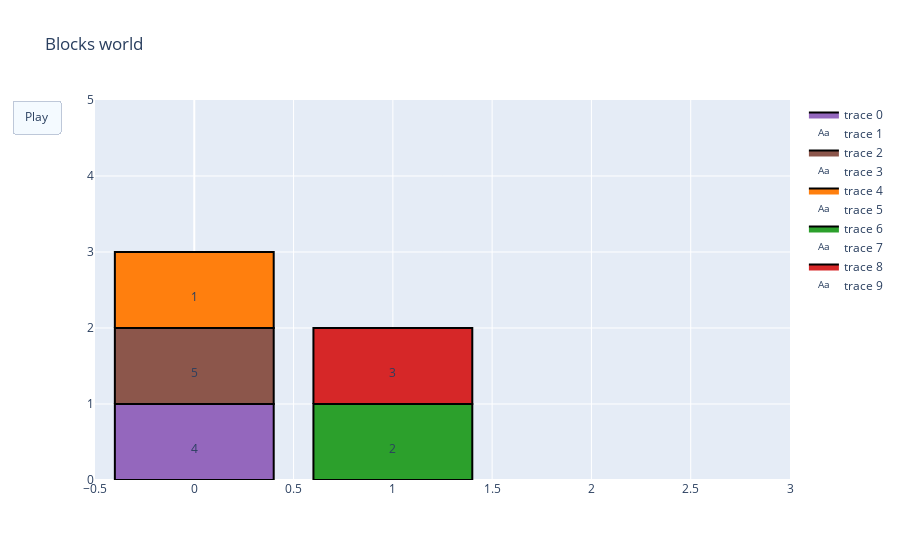

The notebook cell this image was saved under:
### Code cell
import plotly.graph_objects as go
import numpy as np
import matplotlib.pyplot as plt
from copy import deepcopy

def get_piles(state):
    state = [x - 1 for x in state]
    towers = []
    for next_idx in range(len(state)):
        if next_idx in state: continue
        tower = [next_idx+1]
        while next_idx >= 0:
            x = state[next_idx]
            tower.append(int(x+1))
            next_idx = x
        towers.append(tower[:-1])
    return sorted(towers, key=lambda x :x[0])

def get_towers(start, moves):
    

    towers = [get_piles(start)]
    print(towers)
    for f,t in moves:
        new_state = deepcopy(towers[-1])
        if f == 0: 
            pass
        elif t == 0: # move to new tower
            from_tower = max(new_state, key=lambda p : p[0] == f if len(p) else False)
            from_tower.pop(0)
            new_state.append([f])
        else:
            from_tower = max(new_state, key=lambda p : p[0] == f if len(p) else False)
            to_tower = max(new_state, key=lambda p : p[0] == t if len(p) else False)
            assert from_tower[0] == f, f"Unable to execute move {(f,t)} with towers {new_state}"
            assert to_tower[0] == t, f"Unable to execute move {(f,t)} with towers {new_state}"
            to_tower.insert(0, from_tower.pop(0))
                
        towers.append(new_state)
    
    return towers
        
towers = get_towers(start, move.value())

colors = [
    '#1f77b4',  # blue
    '#ff7f0e',  # orange
    '#2ca02c',  # green
    '#d62728',  # red
    '#9467bd',  # purple
    '#8c564b',  # brown
    '#e377c2',  # pink
    '#7f7f7f',  # gray
    '#bcbd22',  # yellow
    '#17becf'   # cyan
]


def draw_piles(piles):
    
    for p_idx, pile in enumerate(piles):
        for b_idx, block in enumerate(reversed(pile)):
            x0, y0 = p_idx-0.4 , b_idx
            x1, y1 = x0+0.8, y0+1
            yield go.Scatter(
                    x=[x0, x1, x1, x0, x0],
                    y=[y0, y0, y1, y1, y0],
                    mode='lines',
                    line=dict(color="black"),
                    fill='toself',
                    fillcolor=colors[block]
                    )
            yield go.Scatter(
                    x=[x0 +0.4], y=[y0+0.4],
                    mode='text',
                    text=str(block)
                    )

fig = go.Figure(
    data=list(draw_state(state.value()[1:, 0])),
    layout=go.Layout(
        xaxis=dict(range=[-0.5, 3], autorange=False),
        yaxis=dict(range=[0, 5], autorange=False),
        title=dict(text="Blocks world"),
        updatemenus=[dict(type="buttons", 
                          buttons=[dict(label="Play",
                                        method="animate",
                                        args=[None, {"frame": {"duration": 1000, "redraw": False}}])])]
    ),
    frames=[go.Frame(data=list(draw_piles(piles))) for piles in towers]
)

fig.show()
# draw_state([2, 0, 9, 6, 3, 1, 5, 4, 0])

### Figure 1 — Plotly figure (JSON) as saved in the notebook; plotly's stock layout.template omitted (floating-point values rounded to 4 significant figures)
{"data": [{"fill": "toself", "fillcolor": "#9467bd", "line": {"color": "black"}, "mode": "lines", "type": "scatter", "x": [-0.4, 0.4, 0.4, -0.4, -0.4], "y": [0, 0, 1, 1, 0]}, {"mode": "text", "text": "4", "type": "scatter", "x": [0], "y": [0.4]}, {"fill": "toself", "fillcolor": "#8c564b", "line": {"color": "black"}, "mode": "lines", "type": "scatter", "x": [-0.4, 0.4, 0.4, -0.4, -0.4], "y": [1, 1, 2, 2, 1]}, {"mode": "text", "text": "5", "type": "scatter", "x": [0], "y": [1.4]}, {"fill": "toself", "fillcolor": "#ff7f0e", "line": {"color": "black"}, "mode": "lines", "type": "scatter", "x": [-0.4, 0.4, 0.4, -0.4, -0.4], "y": [2, 2, 3, 3, 2]}, {"mode": "text", "text": "1", "type": "scatter", "x": [0], "y": [2.4]}, {"fill": "toself", "fillcolor": "#2ca02c", "line": {"color": "black"}, "mode": "lines", "type": "scatter", "x": [0.6, 1.4, 1.4, 0.6, 0.6], "y": [0, 0, 1, 1, 0]}, {"mode": "text", "text": "2", "type": "scatter", "x": [1], "y": [0.4]}, {"fill": "toself", "fillcolor": "#d62728", "line": {"color": "black"}, "mode": "lines", "type": "scatter", "x": [0.6, 1.4, 1.4, 0.6, 0.6], "y": [1, 1, 2, 2, 1]}, {"mode": "text", "text": "3", "type": "scatter", "x": [1], "y": [1.4]}], "layout": {"title": {"text": "Blocks world"}, "updatemenus": [{"buttons": [{"args": [null, {"frame": {"duration": 1000, "redraw": false}}], "label": "Play", "method": "animate"}], "type": "buttons"}], "xaxis": {"autorange": false, "range": [-0.5, 3]}, "yaxis": {"autorange": false, "range": [0, 5]}}}
